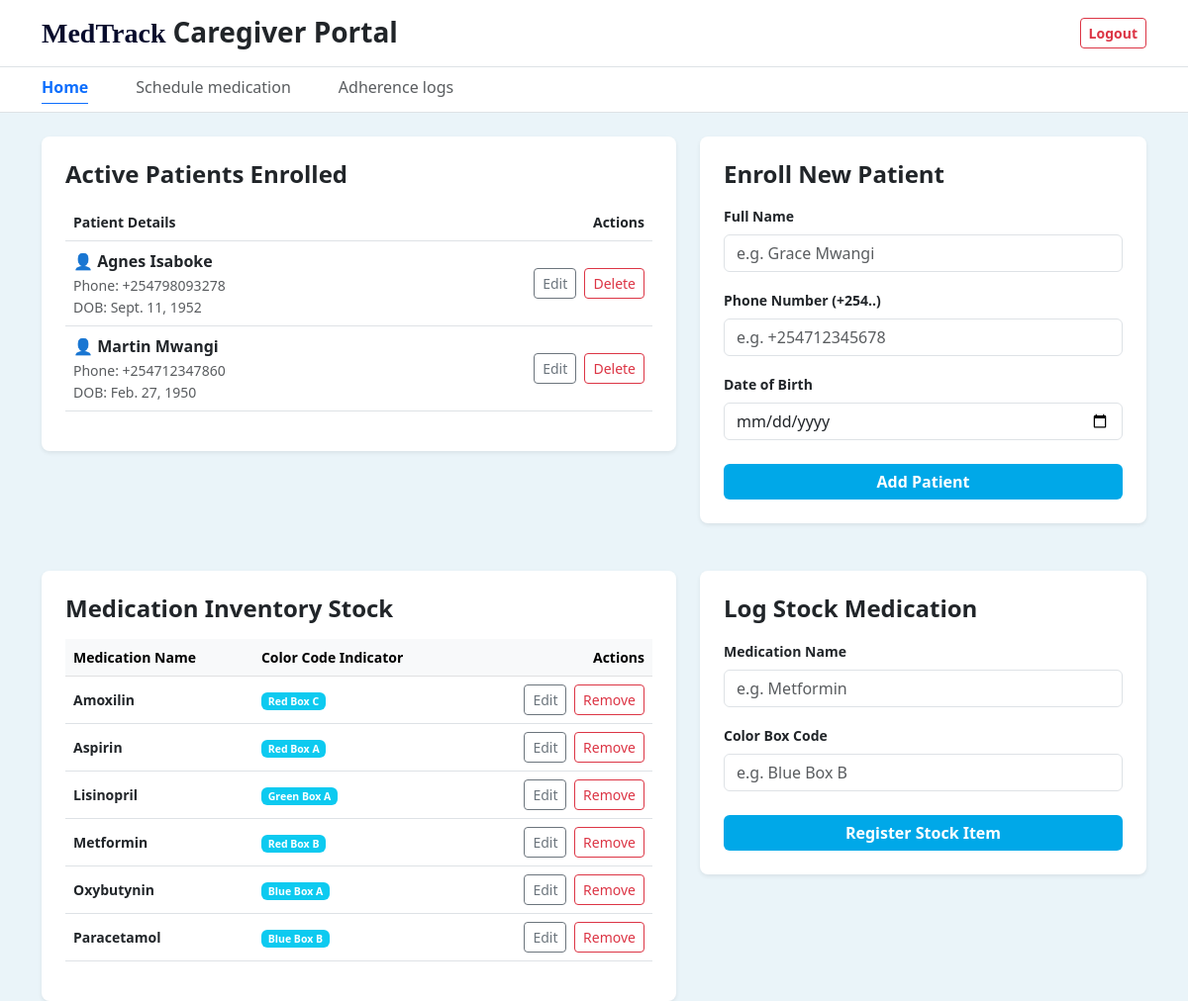
Page /home/ (signed in) on the earlier database version.
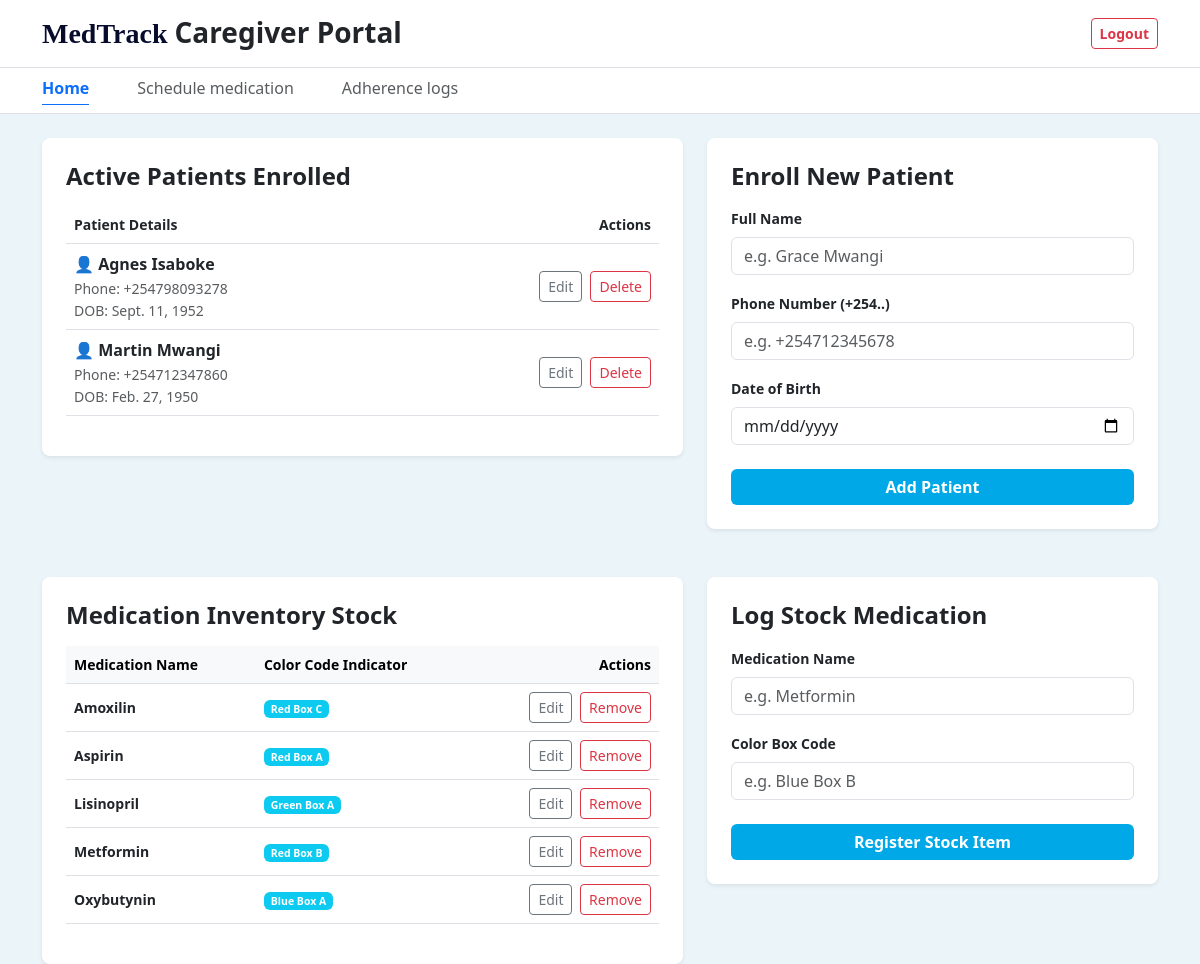
Same page on the later database version.
### caregiverApp/models.py (models this page shows, shortened)
class Patient(models.Model):
    patientID = models.AutoField(primary_key=True)
    fullName = models.CharField(max_length=100)
    dateOfBirth = models.DateField()
    phoneNumber = models.CharField(max_length=15)
    caregiverID = models.ForeignKey(User, on_delete=models.CASCADE, related_name='patients', db_column='caregiverID')
    def __init__(self, *args, **kwargs):
        super().__init__(*args, **kwargs)

class Medication(models.Model):
    medicationID = models.AutoField(primary_key=True)
    medicationName = models.CharField(max_length=100)
    colorBoxCode = models.CharField(max_length=30)

### caregiverApp/views.py (the view, shortened to what this page needs)
# urls.py: path('home/', home_view, name='home'),
@login_required
def home_view(request):
    if request.user.is_superuser:
        return redirect('admin_dashboard')
    context = {
        'patients': Patient.objects.filter(caregiverID=request.user).order_by('fullName'),
        'meds': Medication.objects.all().order_by('medicationName')
    }
    return render(request, 'caregiverApp/home.html', context)

### caregiverApp/templates/caregiverApp/home.html (shortened to what the changed rows need)
{% load static %}
<!DOCTYPE html>
<html lang="en">
<head>
    <link href="https://cdn.jsdelivr.net/npm/bootstrap@5.3.0/dist/css/bootstrap.min.css" rel="stylesheet">
</head>
<body class="bg-light-slate-variant" style= "background-color: #eaf4f9;">
    <div class="bg-white border-bottom py-3 shadow-sm">
        <div class="container d-flex justify-content-between align-items-center">
           <h1 class="h3 fw-bold mb-0" style="font-family: 'Brush Script MT', 'cursive', script; color: #070b2c;">
    MedTrack <span class="text-dark" style="font-family: var(--bs-body-font-family);">  Caregiver Portal</span>
</h1>
        </div>
    </div>
    <div class="container">
        <div class="row g-4 mb-5">
            <div class="col-md-7">
                <div class="card p-4 border-0 shadow-sm rounded-3 bg-white">
                    <div class="table-responsive">
                        <table class="table align-middle">
                            <thead>
                                <tr class="small text-muted">
                                    <th>Patient Details</th>
                                    <th class="text-end">Actions</th>
                                </tr>
                            </thead>
                            <tbody>
                                {% for patient in patients %}
                                <tr>
                                    <td>
                                        <div class="fw-bold text-dark">👤 {{ patient.fullName }}</div>
                                        <small class="text-muted">Phone: {{ patient.phoneNumber }}</small>
                                        <small class="text-muted d-block">DOB: {{ patient.dateOfBirth }}</small>
                                    </td>
                                    <td class="text-end">
                                        <button class="btn btn-sm btn-outline-secondary me-1" data-bs-toggle="modal" data-bs-target="#editPatientModal{{ patient.patientID }}">Edit</button>
                                        <form method="POST" class="d-inline">
                                            <button type="submit" class="btn btn-sm btn-outline-danger">Delete</button>
                                        </form>
                                    </td>
                                </tr>
                                {% empty %}
                                <tr>
                                    <td colspan="2" class="text-center text-muted py-3">No profiles mapped out yet.</td>
                                </tr>
                                {% endfor %}
                            </tbody>
                        </table>
                    </div>
                </div>
            </div>
        </div>
        <div class="row g-4">
            <div class="col-md-7">
                <div class="card p-4 border-0 shadow-sm rounded-3 bg-white">
                    <div class="table-responsive">
                        <table class="table align-middle">
                            <thead class="table-light small">
                                <tr>
                                    <th>Medication Name</th>
                                    <th>Color Code Indicator</th>
                                    <th class="text-end">Actions</th>
                                </tr>
                            </thead>
                            <tbody class="small">
                                {% for med in meds %}
                                <tr>
                                    <td class="fw-bold text-dark"> {{ med.medicationName }}</td>
                                    <td><span class="badge bg-info text-white">{{ med.colorBoxCode }}</span></td>
                                    <td class="text-end">
                                        <button class="btn btn-sm btn-outline-secondary me-1" data-bs-toggle="modal" data-bs-target="#editMedModal{{ med.medicationID }}">Edit</button>
                                        <form method="POST" class="d-inline">
                                            <button type="submit" class="btn btn-sm btn-outline-danger">Remove</button>
                                        </form>
                                    </td>
                                </tr>
                                {% empty %}
                                <tr>
                                    <td colspan="3" class="text-center text-muted py-4">No medication in inventory</td>
                                </tr>
                                {% endfor %}
                            </tbody>
                        </table>
                    </div>
                </div>
            </div>
        </div>
    </div>
</body>
</html>

Differences in the rows shown:
removed Medication: medicationName "Paracetamol", colorBoxCode "Blue Box B"
